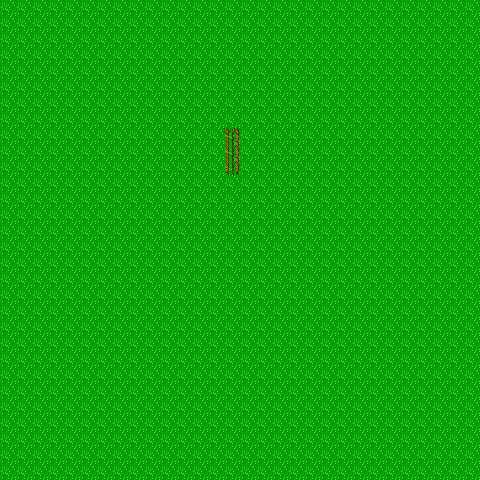

Rendered tile map (Tiled .tmx) drawn with the repository's tilesets; below, a short description and the full map source, tile grids included:
An orthogonal 30x30 tile map with 16x16 px tiles, 2 tile layers (Grass, Walls), 3 tilesets and 5 objects (4x Base, Tree Convo).

<map version="1.8" tiledversion="1.8.4" orientation="orthogonal" renderorder="right-down" width="30" height="30" tilewidth="16" tileheight="16" infinite="0" nextlayerid="8" nextobjectid="7">
 <tileset firstgid="1" source="Tilesets/Ext-A2.tsx" />
 <tileset firstgid="1569" source="Tilesets/Ext-C.tsx" />
 <tileset firstgid="1825" source="Tilesets/Ext-A4.tsx" />
 <objectgroup id="4" name="Triggers">
  <object id="6" name="Tree Convo" x="335" y="311" width="64" height="48">
   <properties>
    <property name="Script" value="Conversation TreeConvo" />
   </properties>
  </object>
 </objectgroup>
 <objectgroup id="3" name="NPCs">
  <object id="4" name="Base" x="197" y="376" width="20" height="20">
   <properties>
    <property name="Behavior">Wait 2000
Wander 800
Repeat</property>
    <property name="Interact" value="Conversation TreeConvo" />
    <property name="Label" value="Townie" />
    <property name="Sprite" value="Base" />
   </properties>
  </object>
 </objectgroup>
 <objectgroup id="2" name="Enemies">
  <object id="1" name="Base" x="382" y="156" width="20" height="20">
   <properties>
    <property name="Collide">Conversation BattleTime
Encounter DoubleSentinel</property>
    <property name="Idle">Wait 2000
Wander 800
Repeat</property>
    <property name="Sprite" value="Sentinel" />
   </properties>
  </object>
  <object id="2" name="Base" x="293" y="239" width="20" height="20">
   <properties>
    <property name="Collide">Conversation BattleTime
Encounter DoubleSentinel</property>
    <property name="Idle">Wait 2000
Wander 800
Repeat</property>
    <property name="Sprite" value="Sentinel" />
   </properties>
  </object>
  <object id="3" name="Base" x="140" y="233" width="20" height="20">
   <properties>
    <property name="Collide">Conversation BattleTime
Encounter DoubleSentinel</property>
    <property name="Idle">Wait 2000
Wander 800
Repeat</property>
    <property name="Sprite" value="Sentinel" />
   </properties>
  </object>
 </objectgroup>
 <group id="6" name="Background">
  <layer id="1" name="Grass" width="30" height="30">
   <data encoding="csv">
1,1,1,1,1,1,1,1,1,1,1,1,1,1,1,1,1,1,1,1,1,1,1,1,1,1,1,1,1,1,
1,1,1,1,1,1,1,1,1,1,1,1,1,1,1,1,1,1,1,1,1,1,1,1,1,1,1,1,1,1,
1,1,1,1,1,1,1,1,1,1,1,1,1,1,1,1,1,1,1,1,1,1,1,1,1,1,1,1,1,1,
1,1,1,1,1,1,1,1,1,1,1,1,1,1,1,1,1,1,1,1,1,1,1,1,1,1,1,1,1,1,
1,1,1,1,1,1,1,1,1,1,1,1,1,1,1,1,1,1,1,1,1,1,1,1,1,1,1,1,1,1,
1,1,1,1,1,1,1,1,1,1,1,1,1,1,1,1,1,1,1,1,1,1,1,1,1,1,1,1,1,1,
1,1,1,1,1,1,1,1,1,1,1,1,1,1,1,1,1,1,1,1,1,1,1,1,1,1,1,1,1,1,
1,1,1,1,1,1,1,1,1,1,1,1,1,1,1,1,1,1,1,1,1,1,1,1,1,1,1,1,1,1,
1,1,1,1,1,1,1,1,1,1,1,1,1,1,1,1,1,1,1,1,1,1,1,1,1,1,1,1,1,1,
1,1,1,1,1,1,1,1,1,1,1,1,1,1,1,1,1,1,1,1,1,1,1,1,1,1,1,1,1,1,
1,1,1,1,1,1,1,1,1,1,1,1,1,1,1,1,1,1,1,1,1,1,1,1,1,1,1,1,1,1,
1,1,1,1,1,1,1,1,1,1,1,1,1,1,1,1,1,1,1,1,1,1,1,1,1,1,1,1,1,1,
1,1,1,1,1,1,1,1,1,1,1,1,1,1,1,1,1,1,1,1,1,1,1,1,1,1,1,1,1,1,
1,1,1,1,1,1,1,1,1,1,1,1,1,1,1,1,1,1,1,1,1,1,1,1,1,1,1,1,1,1,
1,1,1,1,1,1,1,1,1,1,1,1,1,1,1,1,1,1,1,1,1,1,1,1,1,1,1,1,1,1,
1,1,1,1,1,1,1,1,1,1,1,1,1,1,1,1,1,1,1,1,1,1,1,1,1,1,1,1,1,1,
1,1,1,1,1,1,1,1,1,1,1,1,1,1,1,1,1,1,1,1,1,1,1,1,1,1,1,1,1,1,
1,1,1,1,1,1,1,1,1,1,1,1,1,1,1,1,1,1,1,1,1,1,1,1,1,1,1,1,1,1,
1,1,1,1,1,1,1,1,1,1,1,1,1,1,1,1,1,1,1,1,1,1,1,1,1,1,1,1,1,1,
1,1,1,1,1,1,1,1,1,1,1,1,1,1,1,1,1,1,1,1,1,1,1,1,1,1,1,1,1,1,
1,1,1,1,1,1,1,1,1,1,1,1,1,1,1,1,1,1,1,1,1,1,1,1,1,1,1,1,1,1,
1,1,1,1,1,1,1,1,1,1,1,1,1,1,1,1,1,1,1,1,1,1,1,1,1,1,1,1,1,1,
1,1,1,1,1,1,1,1,1,1,1,1,1,1,1,1,1,1,1,1,1,1,1,1,1,1,1,1,1,1,
1,1,1,1,1,1,1,1,1,1,1,1,1,1,1,1,1,1,1,1,1,1,1,1,1,1,1,1,1,1,
1,1,1,1,1,1,1,1,1,1,1,1,1,1,1,1,1,1,1,1,1,1,1,1,1,1,1,1,1,1,
1,1,1,1,1,1,1,1,1,1,1,1,1,1,1,1,1,1,1,1,1,1,1,1,1,1,1,1,1,1,
1,1,1,1,1,1,1,1,1,1,1,1,1,1,1,1,1,1,1,1,1,1,1,1,1,1,1,1,1,1,
1,1,1,1,1,1,1,1,1,1,1,1,1,1,1,1,1,1,1,1,1,1,1,1,1,1,1,1,1,1,
1,1,1,1,1,1,1,1,1,1,1,1,1,1,1,1,1,1,1,1,1,1,1,1,1,1,1,1,1,1,
1,1,1,1,1,1,1,1,1,1,1,1,1,1,1,1,1,1,1,1,1,1,1,1,1,1,1,1,1,1
</data>
  </layer>
  <layer id="7" name="Walls" width="30" height="30">
   <data encoding="csv">
0,0,0,0,0,0,0,0,0,0,0,0,0,0,0,0,0,0,0,0,0,0,0,0,0,0,0,0,0,0,
0,0,0,0,0,0,0,0,0,0,0,0,0,0,0,0,0,0,0,0,0,0,0,0,0,0,0,0,0,0,
0,0,0,0,0,0,0,0,0,0,0,0,0,0,0,0,0,0,0,0,0,0,0,0,0,0,0,0,0,0,
0,0,0,0,0,0,0,0,0,0,0,0,0,0,0,0,0,0,0,0,0,0,0,0,0,0,0,0,0,0,
0,0,0,0,0,0,0,0,0,0,0,0,0,0,0,0,0,0,0,0,0,0,0,0,0,0,0,0,0,0,
0,0,0,0,0,0,0,0,0,0,0,0,0,0,0,0,0,0,0,0,0,0,0,0,0,0,0,0,0,0,
0,0,0,0,0,0,0,0,0,0,0,0,0,0,0,0,0,0,0,0,0,0,0,0,0,0,0,0,0,0,
0,0,0,0,0,0,0,0,0,0,0,0,0,0,0,0,0,0,0,0,0,0,0,0,0,0,0,0,0,0,
0,0,0,0,0,0,0,0,0,0,0,0,0,0,3465,0,0,0,0,0,0,0,0,0,0,0,0,0,0,0,
0,0,0,0,0,0,0,0,0,0,0,0,0,0,3521,0,0,0,0,0,0,0,0,0,0,0,0,0,0,0,
0,0,0,0,0,0,0,0,0,0,0,0,0,0,3577,0,0,0,0,0,0,0,0,0,0,0,0,0,0,0,
0,0,0,0,0,0,0,0,0,0,0,0,0,0,0,0,0,0,0,0,0,0,0,0,0,0,0,0,0,0,
0,0,0,0,0,0,0,0,0,0,0,0,0,0,0,0,0,0,0,0,0,0,0,0,0,0,0,0,0,0,
0,0,0,0,0,0,0,0,0,0,0,0,0,0,0,0,0,0,0,0,0,0,0,0,0,0,0,0,0,0,
0,0,0,0,0,0,0,0,0,0,0,0,0,0,0,0,0,0,0,0,0,0,0,0,0,0,0,0,0,0,
0,0,0,0,0,0,0,0,0,0,0,0,0,0,0,0,0,0,0,0,0,0,0,0,0,0,0,0,0,0,
0,0,0,0,0,0,0,0,0,0,0,0,0,0,0,0,0,0,0,0,0,0,0,0,0,0,0,0,0,0,
0,0,0,0,0,0,0,0,0,0,0,0,0,0,0,0,0,0,0,0,0,0,0,0,0,0,0,0,0,0,
0,0,0,0,0,0,0,0,0,0,0,0,0,0,0,0,0,0,0,0,0,0,0,0,0,0,0,0,0,0,
0,0,0,0,0,0,0,0,0,0,0,0,0,0,0,0,0,0,0,0,0,0,0,0,0,0,0,0,0,0,
0,0,0,0,0,0,0,0,0,0,0,0,0,0,0,0,0,0,0,0,0,0,0,0,0,0,0,0,0,0,
0,0,0,0,0,0,0,0,0,0,0,0,0,0,0,0,0,0,0,0,0,0,0,0,0,0,0,0,0,0,
0,0,0,0,0,0,0,0,0,0,0,0,0,0,0,0,0,0,0,0,0,0,0,0,0,0,0,0,0,0,
0,0,0,0,0,0,0,0,0,0,0,0,0,0,0,0,0,0,0,0,0,0,0,0,0,0,0,0,0,0,
0,0,0,0,0,0,0,0,0,0,0,0,0,0,0,0,0,0,0,0,0,0,0,0,0,0,0,0,0,0,
0,0,0,0,0,0,0,0,0,0,0,0,0,0,0,0,0,0,0,0,0,0,0,0,0,0,0,0,0,0,
0,0,0,0,0,0,0,0,0,0,0,0,0,0,0,0,0,0,0,0,0,0,0,0,0,0,0,0,0,0,
0,0,0,0,0,0,0,0,0,0,0,0,0,0,0,0,0,0,0,0,0,0,0,0,0,0,0,0,0,0,
0,0,0,0,0,0,0,0,0,0,0,0,0,0,0,0,0,0,0,0,0,0,0,0,0,0,0,0,0,0,
0,0,0,0,0,0,0,0,0,0,0,0,0,0,0,0,0,0,0,0,0,0,0,0,0,0,0,0,0,0
</data>
  </layer>
 </group>
</map>
